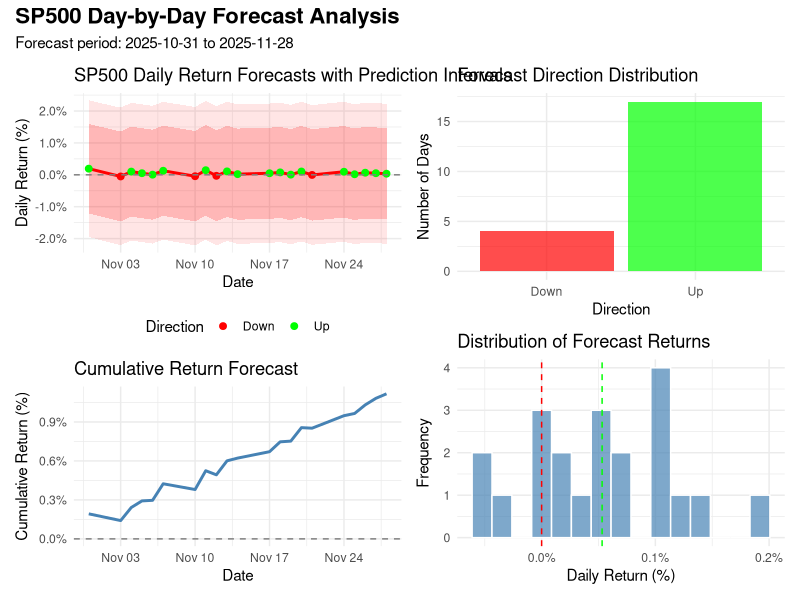

The R source for this figure:
#!/usr/bin/env Rscript
# Comprehensive Analysis of SP500 Day-by-Day Forecasts

suppressPackageStartupMessages({
  library(tidyverse)
  library(patchwork)
})

message("=== SP500 Forecast Analysis ===")

# Load forecasts
forecasts <- read_csv("outputs/sp500_forecasts.csv", show_col_types = FALSE)

message("\nForecast Period: ", min(forecasts$date), " to ", max(forecasts$date))
message("Total forecast days: ", nrow(forecasts))

# ============================================================================
# 1. Forecast Statistics
# ============================================================================

message("\n=== Forecast Statistics ===")
message("Mean daily return forecast: ", round(mean(forecasts$forecast_return) * 100, 3), "%")
message("Std dev: ", round(sd(forecasts$forecast_return) * 100, 3), "%")
message("Min forecast: ", round(min(forecasts$forecast_return) * 100, 3), "%")
message("Max forecast: ", round(max(forecasts$forecast_return) * 100, 3), "%")

# Volatility estimate (from prediction intervals)
avg_volatility <- mean((forecasts$upper_95 - forecasts$lower_95) / 4)  # Approximate
message("Estimated daily volatility: ", round(avg_volatility * 100, 3), "%")

# ============================================================================
# 2. Directional Analysis
# ============================================================================

message("\n=== Directional Forecast Analysis ===")
up_days <- sum(forecasts$direction == "Up")
down_days <- sum(forecasts$direction == "Down")
message("Up days: ", up_days, " (", round(100 * up_days / nrow(forecasts), 1), "%)")
message("Down days: ", down_days, " (", round(100 * down_days / nrow(forecasts), 1), "%)")

# Expected return by direction
up_returns <- forecasts %>% filter(direction == "Up") %>% pull(forecast_return)
down_returns <- forecasts %>% filter(direction == "Down") %>% pull(forecast_return)
message("Average up day return: ", round(mean(up_returns) * 100, 3), "%")
message("Average down day return: ", round(mean(down_returns) * 100, 3), "%")

# ============================================================================
# 3. Cumulative Return Analysis
# ============================================================================

message("\n=== Cumulative Return Analysis ===")
final_cumulative <- tail(forecasts$cumulative_return, 1)
message("Total cumulative return forecast: ", round(final_cumulative * 100, 2), "%")
message("Annualized return (approx): ", round(final_cumulative * 100 * (252 / nrow(forecasts)), 2), "%")

# Best and worst cumulative returns
max_cumulative <- max(forecasts$cumulative_return)
min_cumulative <- min(forecasts$cumulative_return)
max_date <- forecasts$date[which.max(forecasts$cumulative_return)]
min_date <- forecasts$date[which.min(forecasts$cumulative_return)]
message("Peak cumulative return: ", round(max_cumulative * 100, 2), "% on ", max_date)
message("Lowest cumulative return: ", round(min_cumulative * 100, 2), "% on ", min_date)

# ============================================================================
# 4. Risk Analysis (Prediction Intervals)
# ============================================================================

message("\n=== Risk Analysis (Prediction Intervals) ===")

# Calculate how often forecasts are outside intervals (should be rare if model is good)
# For 95% interval, expect ~5% outside; for 80%, expect ~20%

# Calculate potential losses (worst case scenarios)
worst_case_95 <- min(forecasts$lower_95)
worst_case_80 <- min(forecasts$lower_80)
message("Worst case (95% interval): ", round(worst_case_95 * 100, 3), "% daily return")
message("Worst case (80% interval): ", round(worst_case_80 * 100, 3), "% daily return")

# Calculate potential gains (best case scenarios)
best_case_95 <- max(forecasts$upper_95)
best_case_80 <- max(forecasts$upper_80)
message("Best case (95% interval): ", round(best_case_95 * 100, 3), "% daily return")
message("Best case (80% interval): ", round(best_case_80 * 100, 3), "% daily return")

# Average interval width (uncertainty measure)
avg_width_95 <- mean(forecasts$upper_95 - forecasts$lower_95)
avg_width_80 <- mean(forecasts$upper_80 - forecasts$lower_80)
message("Average 95% interval width: ", round(avg_width_95 * 100, 3), "%")
message("Average 80% interval width: ", round(avg_width_80 * 100, 3), "%")

# ============================================================================
# 5. Weekly Summary
# ============================================================================

message("\n=== Weekly Forecast Summary ===")
forecasts_weekly <- forecasts %>%
  mutate(week = floor_date(date, "week")) %>%
  group_by(week) %>%
  summarise(
    n_days = n(),
    avg_return = mean(forecast_return),
    cumulative_return = sum(forecast_return),
    up_days = sum(direction == "Up"),
    down_days = sum(direction == "Down"),
    .groups = "drop"
  )

print(forecasts_weekly)

# ============================================================================
# 6. Visualization
# ============================================================================

message("\n=== Generating Analysis Plots ===")

# Plot 1: Daily forecasts with intervals
p1 <- forecasts %>%
  ggplot(aes(x = date)) +
  geom_ribbon(aes(ymin = lower_95, ymax = upper_95), fill = "red", alpha = 0.1) +
  geom_ribbon(aes(ymin = lower_80, ymax = upper_80), fill = "red", alpha = 0.2) +
  geom_line(aes(y = forecast_return), color = "red", linewidth = 1) +
  geom_point(aes(y = forecast_return, color = direction), size = 2) +
  geom_hline(yintercept = 0, linetype = "dashed", color = "gray50") +
  scale_color_manual(values = c("Up" = "green", "Down" = "red")) +
  labs(
    title = "SP500 Daily Return Forecasts with Prediction Intervals",
    x = "Date",
    y = "Daily Return (%)",
    color = "Direction"
  ) +
  scale_y_continuous(labels = scales::percent_format()) +
  theme_minimal() +
  theme(legend.position = "bottom")

# Plot 2: Cumulative returns
p2 <- forecasts %>%
  ggplot(aes(x = date, y = cumulative_return)) +
  geom_line(color = "steelblue", linewidth = 1) +
  geom_hline(yintercept = 0, linetype = "dashed", color = "gray50") +
  labs(
    title = "Cumulative Return Forecast",
    x = "Date",
    y = "Cumulative Return (%)"
  ) +
  scale_y_continuous(labels = scales::percent_format()) +
  theme_minimal()

# Plot 3: Direction distribution
p3 <- forecasts %>%
  count(direction) %>%
  ggplot(aes(x = direction, y = n, fill = direction)) +
  geom_bar(stat = "identity", alpha = 0.7) +
  scale_fill_manual(values = c("Up" = "green", "Down" = "red")) +
  labs(
    title = "Forecast Direction Distribution",
    x = "Direction",
    y = "Number of Days"
  ) +
  theme_minimal() +
  theme(legend.position = "none")

# Plot 4: Forecast distribution
p4 <- forecasts %>%
  ggplot(aes(x = forecast_return)) +
  geom_histogram(bins = 15, fill = "steelblue", alpha = 0.7, color = "white") +
  geom_vline(xintercept = 0, linetype = "dashed", color = "red") +
  geom_vline(xintercept = mean(forecasts$forecast_return), 
             linetype = "dashed", color = "green") +
  labs(
    title = "Distribution of Forecast Returns",
    x = "Daily Return (%)",
    y = "Frequency"
  ) +
  scale_x_continuous(labels = scales::percent_format()) +
  theme_minimal()

# Combine plots
combined_plot <- (p1 / p2) | (p3 / p4)
combined_plot <- combined_plot + 
  plot_annotation(
    title = "SP500 Day-by-Day Forecast Analysis",
    subtitle = paste("Forecast period:", min(forecasts$date), "to", max(forecasts$date)),
    theme = theme(plot.title = element_text(size = 16, face = "bold"))
  )

ggsave("outputs/forecast_analysis.png", combined_plot, width = 16, height = 10, dpi = 300)
message("  Analysis plot saved to: outputs/forecast_analysis.png")

# ============================================================================
# 7. Trading Strategy Implications
# ============================================================================

message("\n=== Trading Strategy Implications ===")

# Simple strategy: buy on positive forecast, sell on negative
# (This is simplified - real strategies need more considerations)

positive_forecasts <- forecasts %>% filter(forecast_return > 0)
negative_forecasts <- forecasts %>% filter(forecast_return < 0)

message("Days with positive forecast: ", nrow(positive_forecasts))
message("  Average positive forecast: ", round(mean(positive_forecasts$forecast_return) * 100, 3), "%")
message("Days with negative forecast: ", nrow(negative_forecasts))
message("  Average negative forecast: ", round(mean(negative_forecasts$forecast_return) * 100, 3), "%")

# Expected return if following forecasts
expected_return <- sum(forecasts$forecast_return)
message("\nExpected total return (if following forecasts): ", 
        round(expected_return * 100, 2), "%")

message("\n=== Analysis Complete ===")
message("All outputs saved to outputs/ directory")

